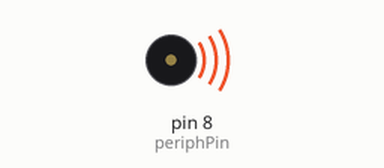
The sketch below on a simulated Arduino Uno, built with avr-gcc and run on an emulated ATmega328P. Parts: buzzer (waves = sounding).

Above: at 0.5 s.
Timing chart, 0 to 4.6 s (numbered marks = the images above):
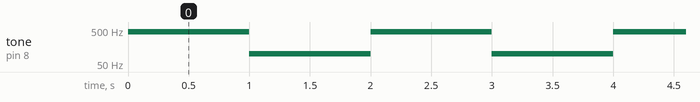

Measured:
- by itself, tone on pin 8 (periphPin): alternates 440 Hz for 1.0 s and 100 Hz for 1.0 s

The sketch:

PeriphBlink.ino
```cpp
const int periphPin = 8;

void setup() {
}

void loop() {
  tone(periphPin, 440);
  delay(1000);
  tone(periphPin,100);
  delay(1000);
}
```
